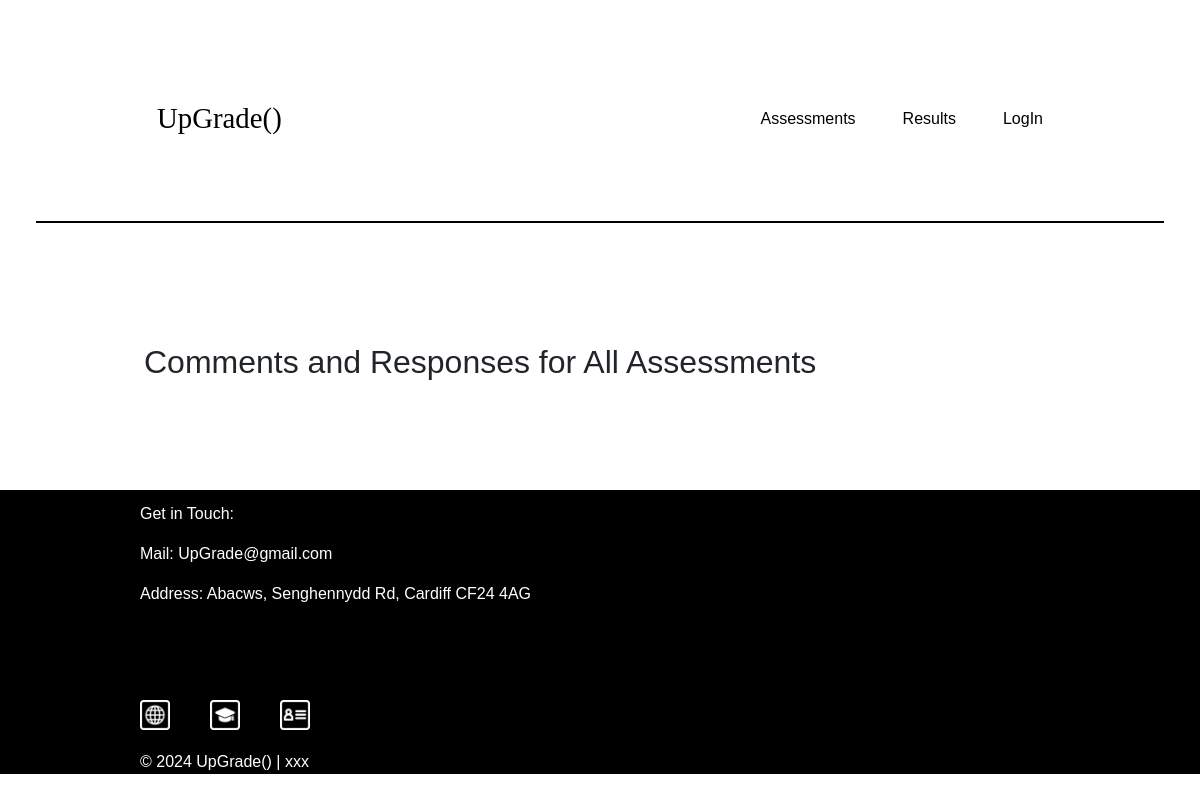
The app's page /responses, older data.
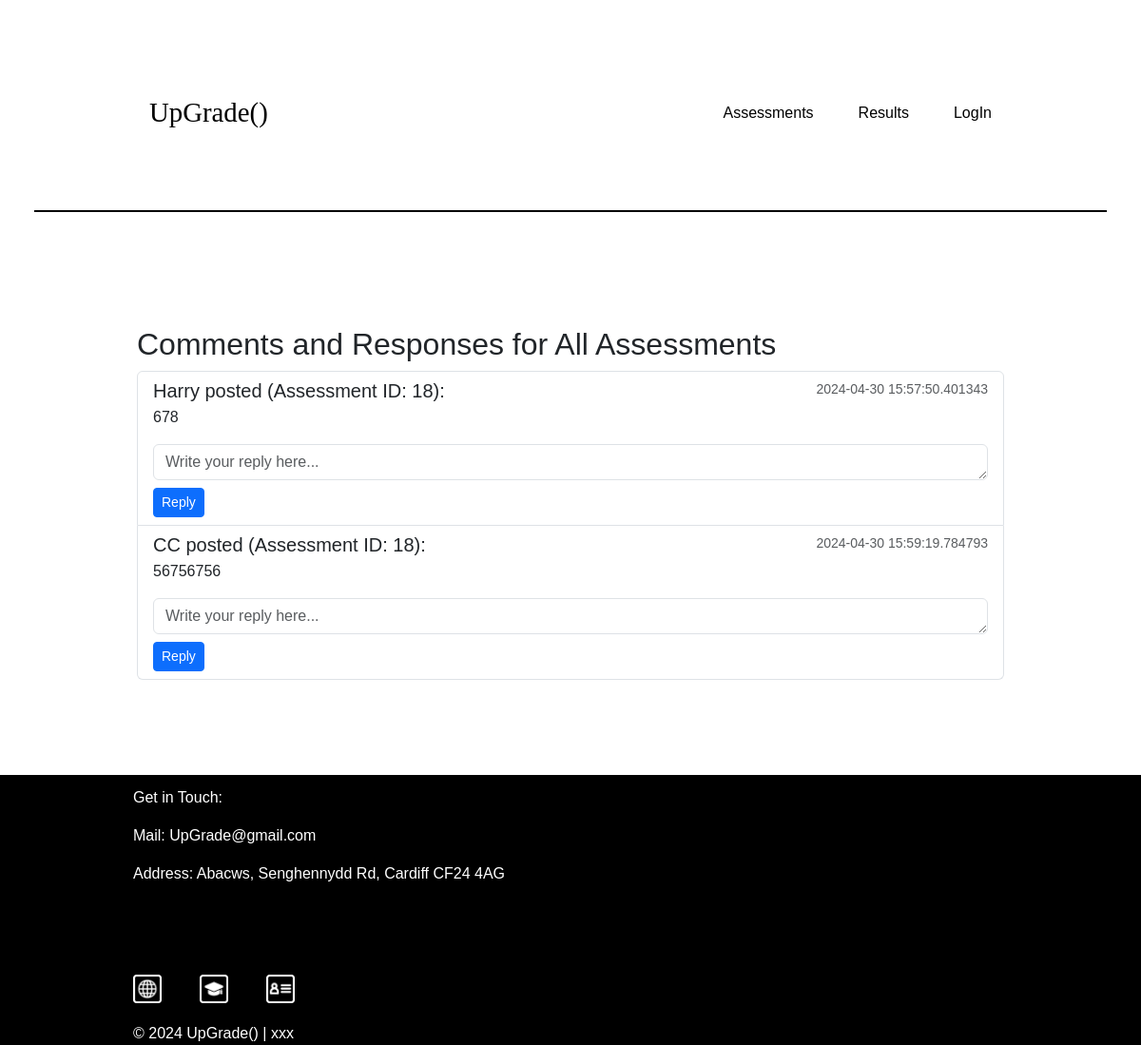
The same page, newer data.
### tables this page shows
CREATE TABLE posts
                        (id INTEGER PRIMARY KEY,
                         username TEXT,
                         assessment_id INTEGER, 
                         comment_text TEXT,
                         time_posted DATETIME, 
                        reply TEXT);

### app.py (the view, shortened to what this page needs)
@app.route('/responses', methods=['GET', 'POST'])
def handle_responses():
    with sqlite3.connect(DATABASE) as conn:
        cursor = conn.cursor()
        cursor.execute('SELECT * FROM posts ORDER BY assessment_id')
        comments = cursor.fetchall()
    print(comments)
    return render_template('questions.html', comments=comments)

### templates/questions.html (shortened to what this page needs)
{% extends '0_basic.html' %}
{% block content %}
<div class="container mt-4">
    <h2>Comments and Responses for All Assessments</h2>
    <div class="list-group">
        {% for comment in comments %}
        <div class="list-group-item list-group-item-action">
            <div class="d-flex w-100 justify-content-between">
                <h5 class="mb-1">{{ comment[1] }} posted (Assessment ID: {{ comment[2] }}):</h5>
                <small class="text-muted">{{ comment[4] }}</small>
            </div>
            <p>{{ comment[3] }}</p>
            <div id="reply-section-{{ comment[0] }}">
                {% if comment[5] %}
                <div><strong>Reply:</strong> {{ comment[5] }}
                    <form method="post" style="display: inline;" onsubmit="deleteReply(event, {{ comment[0] }})">
                        <input type="hidden" name="comment_id" value="{{ comment[0] }}">
                        <input type="hidden" name="action" value="delete">
                        <button type="submit" class="btn btn-danger btn-sm">Delete Reply</button>
                    </form>
                </div>
                {% else %}
                <form method="post" onsubmit="postReply(event, {{ comment[0] }})">
                    <textarea name="reply" class="form-control mt-2" rows="1" placeholder="Write your reply here..."></textarea>
                    <button type="submit" class="btn btn-primary btn-sm mt-2">Reply</button>
                </form>
                {% endif %}
            </div>
        </div>
        {% endfor %}
    </div>
</div>
{% endblock %}

### templates/0_basic.html (shortened to what this page needs)
<!DOCTYPE html>
<html lang="en">
  <head>
    <link rel="stylesheet" href="{{ url_for('static', filename='style_a.css') }}">
    <link href="https://cdn.jsdelivr.net/npm/bootstrap@5.3.3/dist/css/bootstrap.min.css" rel="stylesheet">
  </head>
  <body>
    <div class="header-plus">
      <header class="header">
        <nav class="header-left">
          <a href="/home" class="header-about">UpGrade()</a>
        </nav>
        <nav class="header-right">
          <div class="header-right-options">
            <div class="header-dropdown">
              <a class="header-dropoption">Assessments</a>
            </div>
          </div>
          <div class="header-right-options">
            {% if current_user.role == "lecturer" %}
            <a href="/results" class="header-option">Results</a>
            {% else %}
            <a href="/student_results" class="header-option">Results</a>
            {% endif %}
          </div>
          {% if not current_user.is_authenticated %}
            <div class="header-right-signout">
              <a href="/login" class="header-login">LogIn</a>
            </div>
          {% endif %}
        </nav>
      </header>
    </div>
    <main>
        <div class="container">
            {% block content %}{% endblock %}
        </div>
    </main>
    <footer class="footer">
      <div class="footer-main">
        <div class="footer-mail">
          <p>Get in Touch:</p>
          <p>Mail: UpGrade@gmail.com</p>
          <p>Address: Abacws, Senghennydd Rd, Cardiff CF24 4AG</p>
        </div>
        <div class="footer-logos">
          <a href="https://intranet.cardiff.ac.uk/"><img src="{{ url_for('static', filename='img/0_footer/1-intranet.png') }}"/></a>
          <a href="https://learningcentral.cf.ac.uk/"><img src="{{ url_for('static', filename='img/0_footer/2-learning-central.png') }}"/></a>
          <a href="https://sims.cf.ac.uk/"><img src="{{ url_for('static', filename='img/0_footer/3-sims.png') }}"/></a>
        </div>
      </div>
      <div class="footer-footer">© 2024 UpGrade() | xxx</div>
    </footer>
  </body>
</html>

### static/style_a.css (style rules this page uses)
* { font-family: Arial, Helvetica, sans-serif; box-sizing: border-box; margin: 0; padding: 0; list-style: none; }
body { line-height: 1.5; font-size: 1.15rem; }
.header { display: flex; justify-content: space-between; align-items: center; border-bottom: 2px solid black; margin: 2vh 3vw; padding: 10vh 10vw; }
.header-left, .header-right { flex: 1; display: flex; align-items: center; gap: 30px; }
.header-right-signout { display: flex; gap: 30px; }
.header-left { justify-content: flex-start; }
.header-right { justify-content: flex-end; }
.header-left a { margin-right: 10px; text-decoration: none; padding:1px; font-family: 'Newsreader'; font-size: 1.8rem; color:#000000; }
.header-right div a { margin-left: 15px; text-decoration: none; padding:1px; color: black; }
.header-dropdown { position: relative; display: inline-block; }
main { padding: 10vh 10vw; margin: auto; }
.footer { width: 100vw; background-color: black; color: white; padding: 0 10vw; }
.footer-main { position: relative; height: 30vh; margin: 20px; }
.footer-mail { padding-top: 1.5vh; }
.footer-mail p { color: white; }
.footer-footer { color: white; font-size: 1rem; margin: 0 20px; }
.footer-logos { position: absolute; bottom: 0; display: flex; gap: 40px; }
.footer-logos a img { width: 30px; }

Row changes from the older to the newer data that the page shows:
added posts: username "Harry", assessment "18", time_posted "2024-04-30 15:57:50.401343", comment_text "678"
added posts: username "CC", assessment "18", time_posted "2024-04-30 15:59:19.784793", comment_text "56756756"
